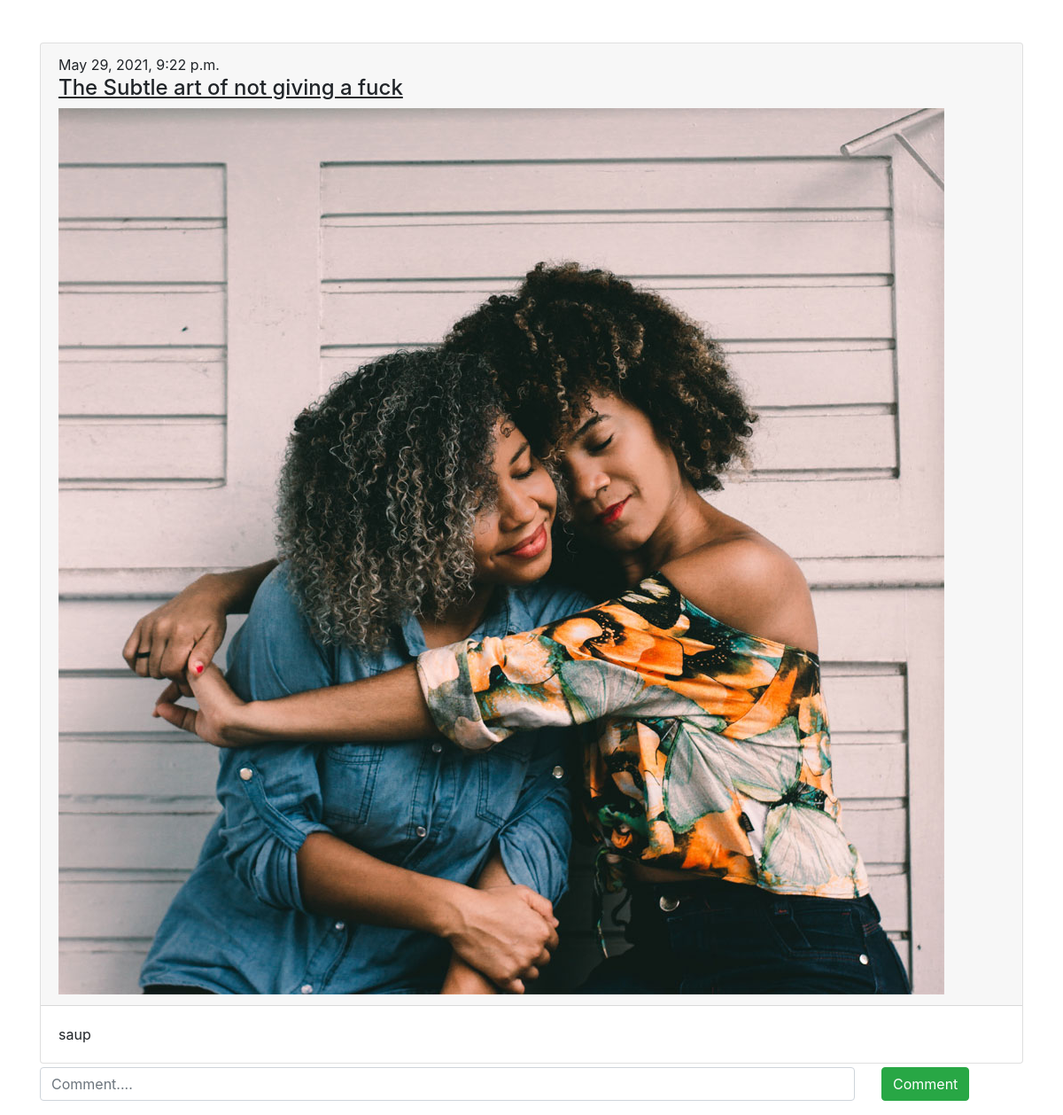
Screenshot of /post/detail/1/ with the database file from the repository.
### blog/models.py (models this page shows, shortened)
class Post(models.Model):
    password = models.PositiveBigIntegerField(blank=True, default=000000)
    title = models.CharField(max_length=40)
    text = models.TextField()
    image = models.ImageField(default='avatar.jpg', upload_to='images')
    published_date = models.DateTimeField(default=timezone.now)

### blog/views.py (the view)
# urls.py: path('post/detail/<int:pk>/',views.detailpost, name='detail'),
def detailpost(request, pk):
    post = Post.objects.get(pk=pk)
    form = CommentForm()
    comment = Comment.objects.filter(postconnect = post)
    context = {
        'post':post,
        'form':form,
        'comment':comment,
    }
    return render(request, 'blog/blog_detail.html',context)

### blog/forms.py
class CommentForm(forms.ModelForm):
    class Meta:
        model = Comment
        fields = ['comment']
    def __init__(self, *args, **kwargs):
        super(CommentForm, self).__init__(*args, **kwargs)
        self.fields['comment'].widget = forms.TextInput(attrs={'type':'text','name':'comment','class':'form-control','id':'comment','placeholder':'Comment....'})

### blog/templates/blog/blog_detail.html (shortened to what this page needs)
{% extends 'blog/base.html' %}
{% block content %}
<div class="container">
    <div class="card card-login mx-auto mt-5">
       <div class="card-header card-srow">
           <div class="time-row">
               <time class="dt">{{ post.published_date }}</time>
           </div>
           <div class="title-row">
               <h4><u>{{ post.title }}</u></h4>
           </div>
           <img src="{{post.image.url}}">
       </div>
       <div class="card-body">
           <article class="text">
               {{ post.text|linebreaksbr }}
           </article>
       </div>
   </div>
   <form action="." method="POST" class="my-1">
       <div class="form-group">
           <div class="row">
               <div class="col-10">
                {{form.comment}}
               </div>
               <div class="col-1">
                <button type="submit" id="com" class="btn btn-success">Comment</button>
               </div>
           </div>
       </div>
   </form>
</div>
{% endblock %}

### rows the page displays
Post: published_date "May 29, 2021, 9:22 p.m.", title "The Subtle art of not giving a fuck", image (placeholder picture), text "saup"
